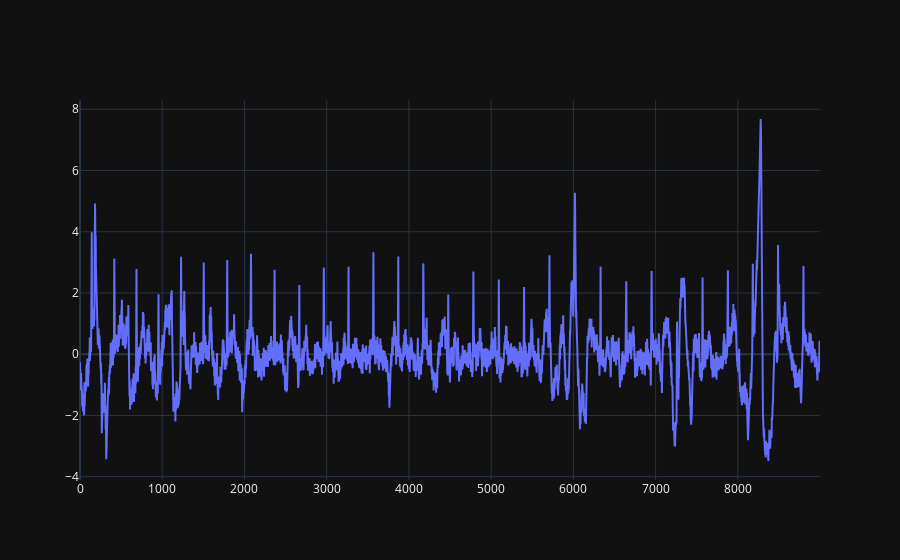

The notebook cell saved with this chart:
### Code cell
index = 10
print(false_positives.shape)

fig = go.Figure(go.Scatter(y=false_positives[index]))
fig.show()

### Figure 1 — Plotly figure (JSON) as saved in the notebook; plotly's stock layout.template omitted (floating-point values rounded to 4 significant figures; data arrays with more than 128 entries replaced by an {"elided": "..."} marker saying what was removed)
{"data": [{"y": {"elided": "9000 float values"}, "type": "scatter"}], "layout": {}}
